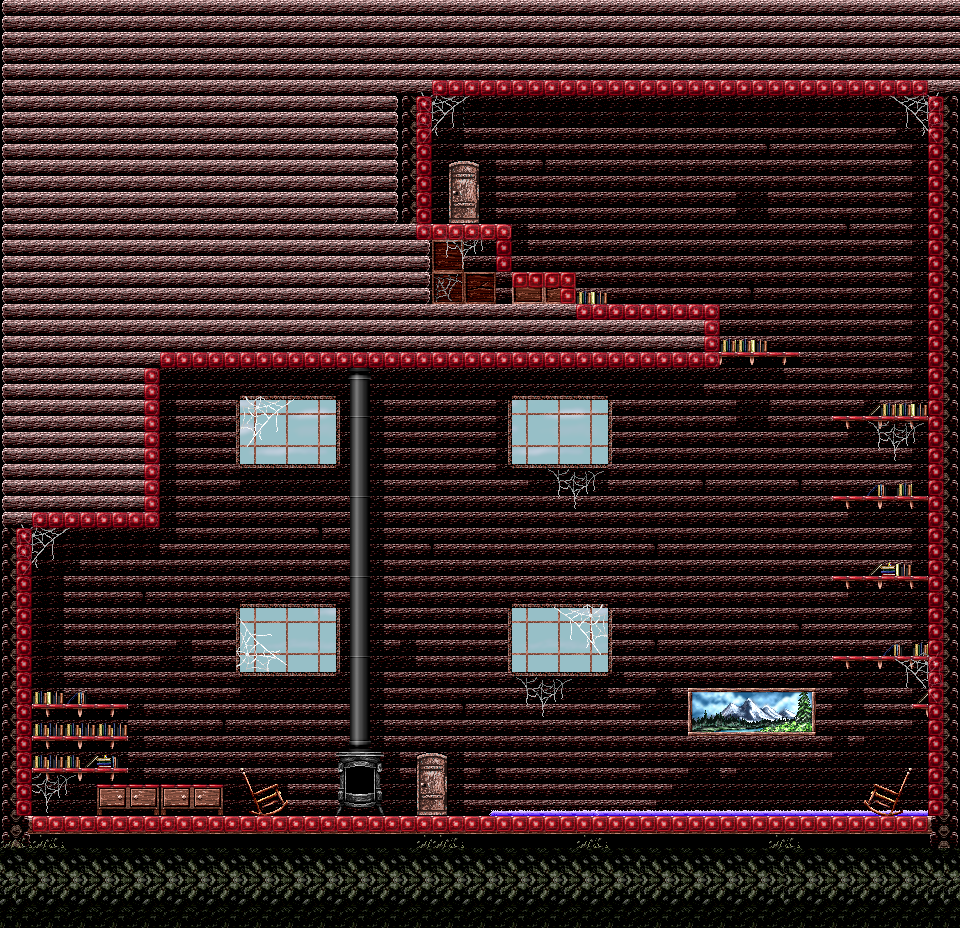

A level layout from a 2D game, rendered from its tile map. Below: a short description, then the map file with tile-grid data replaced by summaries:
An orthogonal 60x58 tile map with 16x16 px tiles, 7 tile layers (Background, World -1, World 0, World 1, ...), 9 tilesets and 16 objects (14x Spawn, 2x Portal).

<map version="1.0" orientation="orthogonal" width="60" height="58" tilewidth="16" tileheight="16">
 <properties>
  <property name="ambient level" value="&amp;h1f1f1f" />
  <property name="back snow" value="" />
  <property name="default start" value="18, 48" />
  <property name="hidden ambient level" value="&amp;h0f0f0f" />
  <property name="light objects" value="" />
  <property name="music" value="MountainQuiet.ogg" />
 </properties>
 <tileset firstgid="1" name="BIG Compilation" tilewidth="16" tileheight="16">
  <image source="BIG Compilation.bmp" trans="ff00ff" width="320" height="2080" />
 </tileset>
 <tileset firstgid="2601" name="Collision" tilewidth="16" tileheight="16">
  <image source="CShapes (3).bmp" trans="ff00ff" width="336" height="64" />
 </tileset>
 <tileset firstgid="2685" name="mountainside COMP" tilewidth="16" tileheight="16">
  <image source="mountainside COMP.bmp" trans="ff00ff" width="320" height="416" />
 </tileset>
 <tileset firstgid="3205" name="chair" tilewidth="16" tileheight="16">
  <image source="chair.bmp" trans="ff00ff" width="192" height="48" />
 </tileset>
 <tileset firstgid="3241" name="wood stove" tilewidth="16" tileheight="16">
  <image source="wood stove.bmp" trans="ff00ff" width="240" height="64" />
 </tileset>
 <tileset firstgid="3301" name="couch cabin" tilewidth="16" tileheight="16">
  <image source="couch cabin.bmp" trans="ff00ff" width="288" height="96" />
 </tileset>
 <tileset firstgid="3409" name="painting 1" tilewidth="16" tileheight="16">
  <image source="painting 1.bmp" trans="ff00ff" width="256" height="96" />
 </tileset>
 <tileset firstgid="3505" name="cave stones" tilewidth="16" tileheight="16">
  <image source="cave stones.bmp" trans="ff00ff" width="320" height="512" />
 </tileset>
 <tileset firstgid="4145" name="sky" tilewidth="16" tileheight="16">
  <image source="sky.bmp" trans="ff00ff" width="256" height="514" />
 </tileset>
 <layer name="Background" width="60" height="58">
  <properties>
   <property name="background" value="" />
   <property name="depth" value="0.1" />
   <property name="parallax" value="" />
  </properties>
  <data>[3480 cells, 2760 non-empty, 512 distinct tile ids]</data>
 </layer>
 <layer name="World -1" width="60" height="58">
  <properties>
   <property name="ambient level" value="&amp;h0f0f0f" />
   <property name="illuminated" value="" />
  </properties>
  <data>[3480 cells, 1270 non-empty, 3 distinct tile ids]</data>
 </layer>
 <layer name="World 0" width="60" height="58">
  <properties>
   <property name="ambient level" value="&amp;h0f0f0f" />
   <property name="illuminated" value="" />
  </properties>
  <data>[3480 cells, 3376 non-empty, 81 distinct tile ids]</data>
 </layer>
 <layer name="World 1" width="60" height="58">
  <properties>
   <property name="ambient level" value="&amp;h0f0f0f" />
   <property name="illuminated" value="" />
  </properties>
  <data>[3480 cells, 364 non-empty, 80 distinct tile ids]</data>
 </layer>
 <layer name="World 2" width="60" height="58">
  <properties>
   <property name="active front" value="" />
   <property name="ambient level" value="&amp;h0f0f0f" />
   <property name="illuminated" value="" />
  </properties>
  <data>[3480 cells, 232 non-empty, 24 distinct tile ids]</data>
 </layer>
 <layer name="World 3" width="60" height="58">
  <properties>
   <property name="active front" value="" />
   <property name="ambient level" value="&amp;h0f0f0f" />
   <property name="illuminated" value="" />
  </properties>
  <data>[3480 cells, 169 non-empty, 45 distinct tile ids]</data>
 </layer>
 <layer name="Collision" width="60" height="58" opacity="0.7">
  <data>[3480 cells, 290 non-empty, 2 distinct tile ids]</data>
 </layer>
 <objectgroup name="Objects" width="0" height="0">
  <object name="magic couch" type="Spawn" x="608" y="768" width="272" height="48">
   <properties>
    <property name="ID" value="couch" />
    <property name="p(state)" value="0" />
    <property name="spawn" value="magic couch" />
   </properties>
  </object>
  <object name="switch" type="Spawn" x="464" y="752" width="32" height="32">
   <properties>
    <property name="p(state)" value="0" />
    <property name="signal(toggle)" value="slot(lowerlantern1, toggle), slot(lowerlantern2, toggle), slot(lowerlantern3, toggle), slot(lowerlantern4, toggle), slot(controller, togglelights)" />
    <property name="spawn" value="wall switch" />
   </properties>
  </object>
  <object name="floor lamp" type="Spawn" x="528" y="752" width="32" height="64">
   <properties>
    <property name="ID" value="lamp" />
    <property name="p(disable)" value="1" />
    <property name="p(state)" value="0" />
    <property name="spawn" value="floor lamp" />
   </properties>
  </object>
  <object name="desk lamp" type="Spawn" x="144" y="752" width="32" height="32">
   <properties>
    <property name="p(state)" value="1" />
    <property name="spawn" value="desk lamp" />
   </properties>
  </object>
  <object name="lantern" type="Spawn" x="832" y="688" width="32" height="32">
   <properties>
    <property name="ID" value="lowerlantern1" />
    <property name="p(state)" value="0" />
    <property name="spawn" value="lantern" />
   </properties>
  </object>
  <object name="lantern" type="Spawn" x="640" y="688" width="32" height="32">
   <properties>
    <property name="ID" value="lowerlantern2" />
    <property name="p(state)" value="0" />
    <property name="spawn" value="lantern" />
   </properties>
  </object>
  <object name="lantern" type="Spawn" x="384" y="640" width="32" height="32">
   <properties>
    <property name="ID" value="lowerlantern3" />
    <property name="p(state)" value="0" />
    <property name="spawn" value="lantern" />
   </properties>
  </object>
  <object name="lantern" type="Spawn" x="160" y="640" width="32" height="32">
   <properties>
    <property name="ID" value="lowerlantern4" />
    <property name="p(state)" value="0" />
    <property name="spawn" value="lantern" />
   </properties>
  </object>
  <object name="hidden switch" type="Spawn" x="416" y="704" width="32" height="32">
   <properties>
    <property name="ID" value="hiddenswitch" />
    <property name="p(disable)" value="1" />
    <property name="signal(turnOn)" value="slot(controller, startSequence)" />
    <property name="spawn" value="hidden switch" />
   </properties>
  </object>
  <object name="lantern" type="Spawn" x="736" y="400" width="32" height="32">
   <properties>
    <property name="ID" value="upperlantern2" />
    <property name="p(state)" value="0" />
    <property name="spawn" value="lantern" />
   </properties>
  </object>
  <object name="lantern" type="Spawn" x="736" y="192" width="32" height="32">
   <properties>
    <property name="ID" value="upperlantern1" />
    <property name="p(state)" value="0" />
    <property name="spawn" value="lantern" />
   </properties>
  </object>
  <object name="bulb" type="Spawn" x="448" y="128" width="32" height="32">
   <properties>
    <property name="ID" value="upperbulb1" />
    <property name="p(state)" value="0" />
    <property name="spawn" value="hangingbulb" />
   </properties>
  </object>
  <object name="intel" type="Spawn" x="64" y="704" width="32" height="32">
   <properties>
    <property name="spawn" value="intelligence" />
   </properties>
  </object>
  </objectgroup>
</map>
<!-- 3 of 16 objects omitted -->
